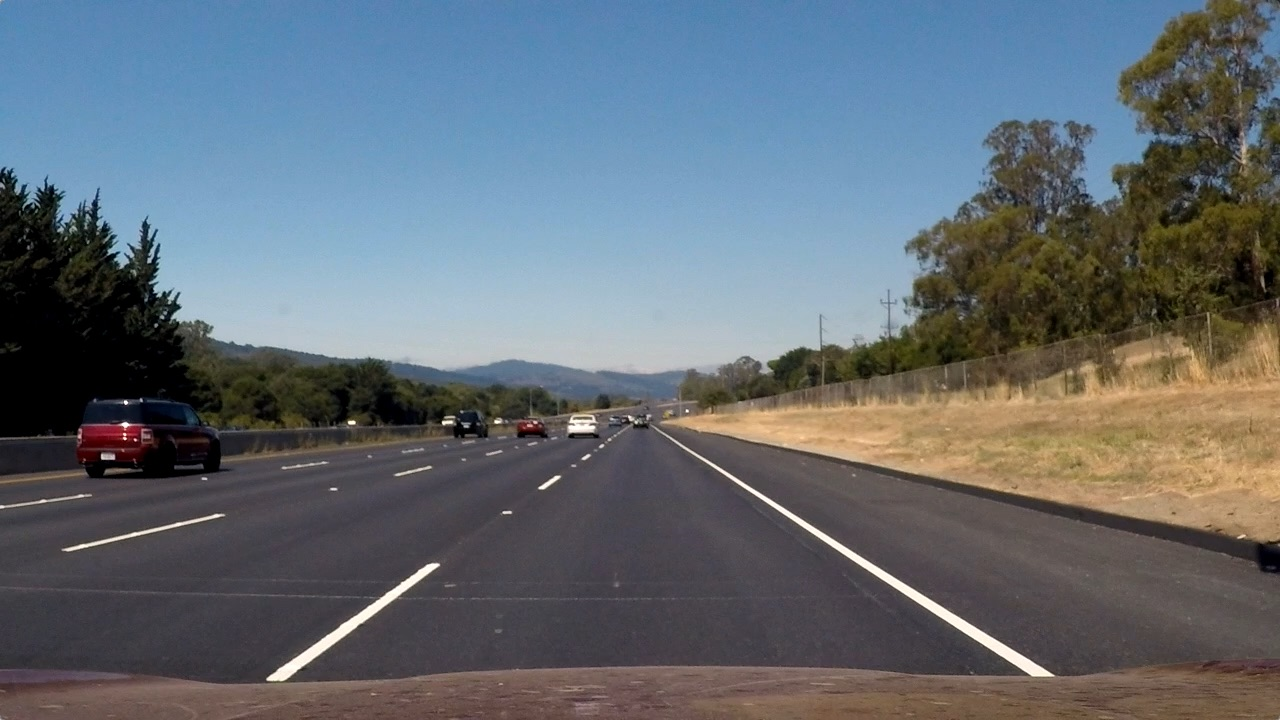
#> input picture test_images/straight_lines2.jpg, 1280 x 720 px
$ jupyter execute --allow-errors adLane.ipynb   (shell and % lines are left out)   (Python 2 division)   (older library calls are emulated)
#> lines starting #> are read from the running program, lines starting #| are printed output that depends on the picture; after the words box and inside, x2 and y2 are one past the last pixel; in counts of white or black regions, pixels touching at a corner belong together
## Advanced Lane Finding Project

The goals / steps of this project are the following:

* Compute the camera calibration matrix and distortion coefficients given a set of chessboard images.
* Apply a distortion correction to raw images.
* Use color transforms, gradients, etc., to create a thresholded binary image.
* Apply a perspective transform to rectify binary image ("birds-eye view").
* Detect lane pixels and fit to find the lane boundary.
* Determine the curvature of the lane and vehicle position with respect to center.
* Warp the detected lane boundaries back onto the original image.
* Output visual display of the lane boundaries and numerical estimation of lane curvature and vehicle position.

---
### The camera calibration has been computed using a chessboard image and saved to the file data.p

* We first load in the camera calibration data.

[cell 1]
import numpy as np
import cv2
import glob
import matplotlib.pyplot as plt
import matplotlib.image as mpimg
import pickle, pprint
import pickle
#%matplotlib qt
# Read in the saved camera matrix and distortion coefficients
# These are the arrays you calculated using cv2.calibrateCamera()
pkl_file=  open( "data.pkl", "rb" )
#> (reads data.pkl from the repository)
mtx = pickle.load(pkl_file)
dist = pickle.load(pkl_file)
pkl_file.close()

print(dist)

## Apply distortion correct to raw image

[cell 2]
import matplotlib.image as mpimg
from PIL import Image
# Read in an image
img = mpimg.imread('test_images/straight_lines2.jpg',1)
#> img is the input picture: shape (720, 1280, 3); mean R, G, B 99.4, 107.7, 115.1

undist = cv2.undistort(img, mtx, dist, None, mtx)

#plt.imshow(img)
plt.imshow(undist)
#im2 = img.convert("RGB")
savim = cv2.cvtColor(undist, cv2.COLOR_BGR2RGB)
cv2.imwrite("undist_strlin.jpg", savim)
#> Out = True
#plt.savefig('undistort.png')

## Binary Image

Use color transforms, gradients, etc., to create a thresholded binary image.

[cell 3]
def pipeline(img, s_thresh=(90, 255), sx_thresh=(20, 100)):
#> called with s_thresh = (90, 255), sx_thresh = (20, 100)
    img = np.copy(img)
    # Convert to HLS color space and separate the V channel
    hls = cv2.cvtColor(img, cv2.COLOR_RGB2HLS).astype(np.float)
    l_channel = hls[:,:,1]
    s_channel = hls[:,:,2]

    gray = cv2.cvtColor(img, cv2.COLOR_RGB2GRAY)

    R_Chan = img[:,:,0]

    print(gray.shape)
#| (720, 1280)

    # Sobel x
    sobelx = cv2.Sobel(gray, cv2.CV_64F, 1, 0) # Take the derivative in x
    abs_sobelx = np.absolute(sobelx) # Absolute x derivative to accentuate lines away from horizontal
    scaled_sobel = np.uint8(255*abs_sobelx/np.max(abs_sobelx))

    # Threshold x gradient
    sxbinary = np.zeros_like(scaled_sobel)
    sxbinary[(scaled_sobel >= sx_thresh[0]) & (scaled_sobel <= sx_thresh[1])] = 1

    # Threshold color channel
    s_binary = np.zeros_like(s_channel)
    s_binary[(s_channel >= s_thresh[0]) & (s_channel <= s_thresh[1])] = 1
    # Stack each channel
    color_binary = np.dstack(( np.zeros_like(sxbinary), sxbinary, s_binary)) * 255

    # Combine the two binary thresholds
    combined_binary = np.zeros_like(sxbinary)
    combined_binary[(s_binary == 1) | (sxbinary == 1) ] = 1

    # Note color_binary[:, :, 0] is all 0s, effectively an all black image. It might
    # be beneficial to replace this channel with something else.
    color_binary = np.uint8(np.dstack(( sxbinary, s_binary,np.zeros_like(sxbinary))) * 255)

    return combined_binary, color_binary, sxbinary

thresh_bin, cb, sxbin = pipeline(undist)
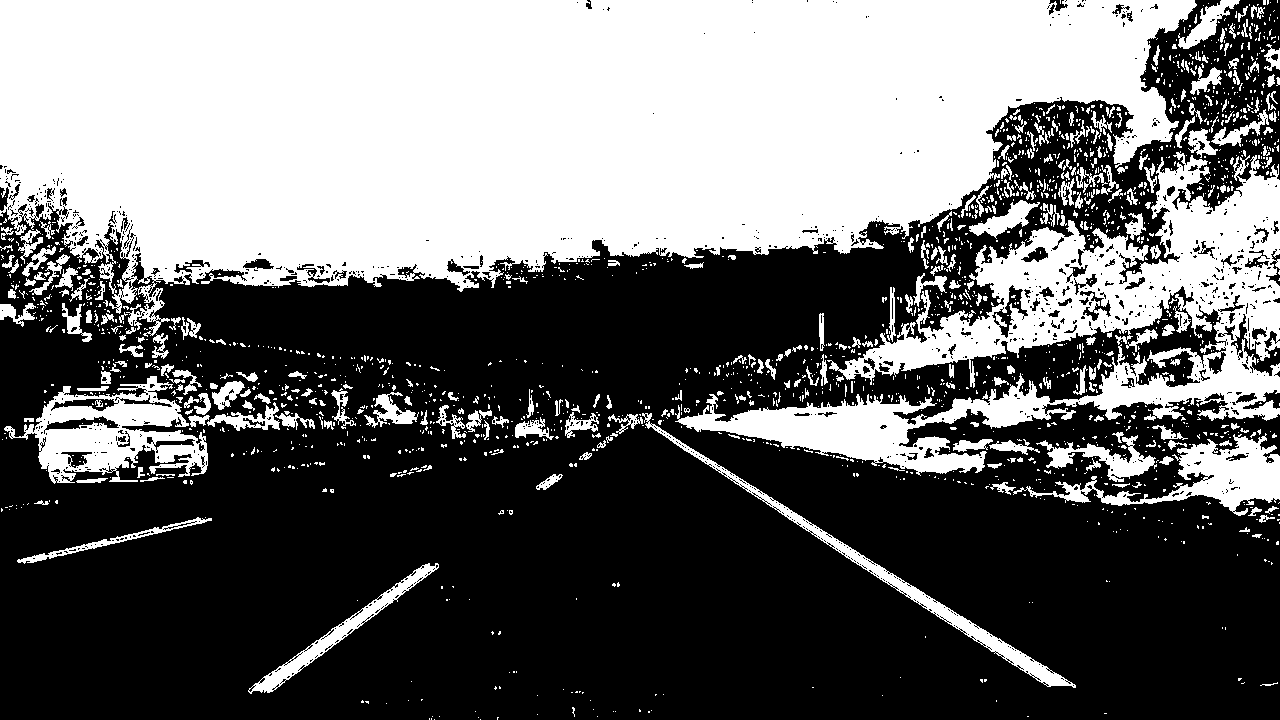
#> thresh_bin: shape (720, 1280); values 0 (black) and 1 (white), 42.1% white; 1903 white regions (1599 under 20 px), largest, box (x1, y1, x2, y2) and area: (0, 0, 1197, 337) 272220, (675, 151, 1280, 476) 56301, (4, 376, 208, 484) 9483
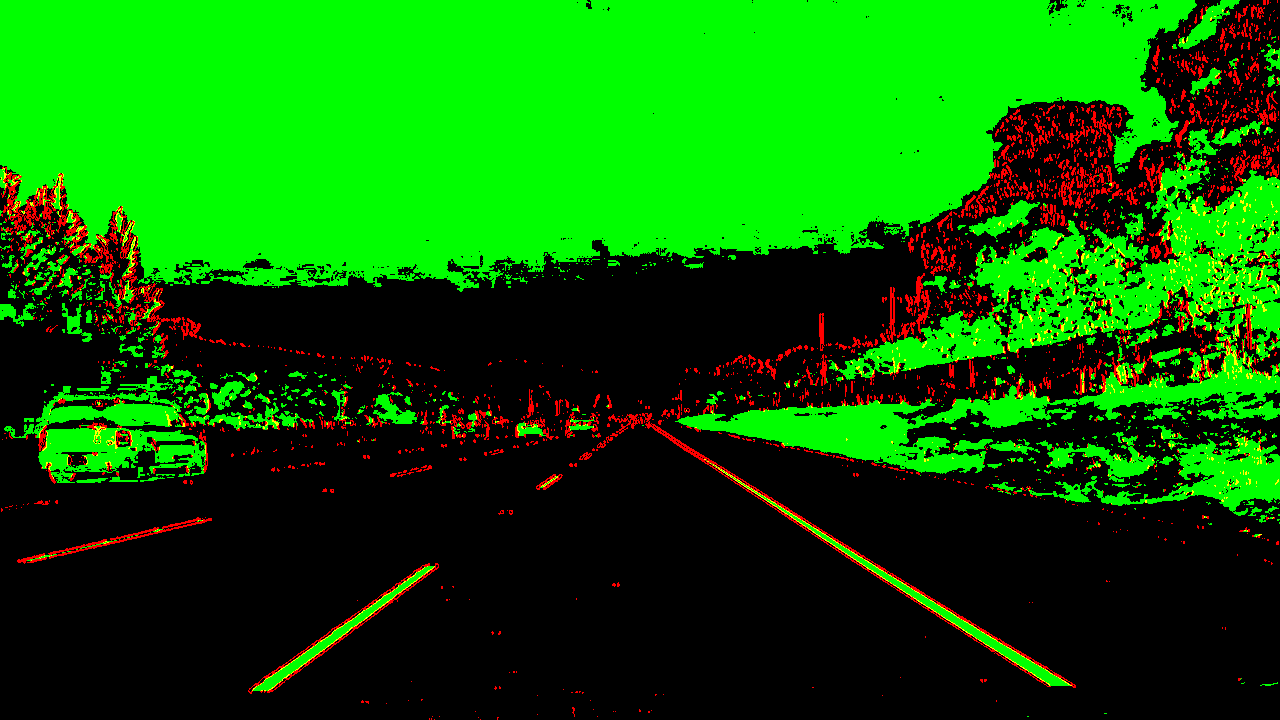
#> cb: shape (720, 1280, 3); mean R, G, B 9.6, 99.4, 0
#> sxbin: shape (720, 1280); values 0 (black) and 1 (white), 3.8% white in thin lines or dots

fog = np.nonzero(cb)
print(cb[0][1073])
#| [  0 255   0]


# Plot the result
f, (ax1, ax2) = plt.subplots(1, 2, figsize=(24, 9))
f.tight_layout()
ax1.imshow(undist)
ax1.set_title('Undistorted Image', fontsize=40)

print(thresh_bin.shape)
#| (720, 1280)

ax2.imshow(thresh_bin, cmap='gray')
ax2.set_title('Pipeline Result', fontsize=40)
plt.subplots_adjust(left=0., right=1, top=0.9, bottom=0.)

cv2.imwrite("Thresh_bin_im.jpg", thresh_bin*255)
plt.savefig('Thresh_bin.png')

### Perspective

Apply a perspective transform to rectify binary image ("birds-eye view").

[cell 4]
def scene_unwarp(img, src, dst):


    ret = True # may need to analyse section
    if ret == True:

        img_size = (img.shape[1], img.shape[0])
#> img_size = (1280, 720)
        #img_size = (794,238)
        print("imgs" +str(img_size))
#| imgs(1280, 720)
        M = cv2.getPerspectiveTransform(src, dst)
        Minv = cv2.getPerspectiveTransform(dst, src)
        # Warp the image using OpenCV warpPerspective()
        warped = cv2.warpPerspective(img, M, img_size, flags=cv2.INTER_LINEAR)
#> warped: shape (720, 1280); values 0 (black) and 1 (white), 4.6% white; 52 white regions (44 under 20 px), largest, box (x1, y1, x2, y2) and area: (947, 0, 1019, 709) 29124, (291, 285, 349, 406) 4680, (280, 0, 351, 100) 4467

    # Return the resulting image and matrix
    return warped, M, Minv

#src = np.float32([[722, 453], [1060, 640],[266, 640],[561,453]])

#dist = np.float32([[891, 420],[891, 640] ,[413, 640], [413,420]])

w,h = 1280,720
x,y = 0.5*w, 0.8*h
src = np.float32([[200.,720.],  [453.,547.],[835.,547.],[1100.,720.]])
dist = np.float32([[320.,720.], [320., 590.5],  [960.,590.5],[960.,720.]])
#print(src)

warpedout = []

warpedout, Mo, Minv = scene_unwarp(thresh_bin, src, dist)
#> Mo = [[-0.51, -1.51, 958.5], [-2.07e-16, -1.94, 883.9], [0, -0.00238, 1]]; Minv = [[0.165, -0.784, 535.4], [5.92e-16, -0.514, 454.6], [1.02e-18, -0.00123, 1]]

lines = np.zeros_like(warpedout)
warpedoutLine= np.zeros_like(warpedout)


warpedoutL = cv2.line(lines,tuple(dist[0]),tuple(dist[1]),1,10)
#> lines: shape (720, 1280); values 0 (black) and 1 (white), 0.16% white; 1 white region, box (x1, y1, x2, y2) and area: (315, 585, 326, 720) 1465
warpedoutL = cv2.line(lines,tuple(dist[2]),tuple(dist[3]),1,10)
#> lines: shape (720, 1280); values 0 (black) and 1 (white), 0.32% white; 2 white regions, box (x1, y1, x2, y2) and area: (315, 585, 326, 720) 1465, (955, 585, 966, 720) 1465

#warpedoutLine[(warpedoutL == 1) | (warpedout == 1) ] = 1
color_binary = np.uint8(np.dstack(( warpedout, warpedoutL,np.zeros_like(warpedoutL))) * 255)

undistline = cv2.line(undist,tuple(src[0]),tuple(src[1]),(255,0,0),5)
undistline = cv2.line(undistline,tuple(src[2]),tuple(src[3]),(255,0,0),5)
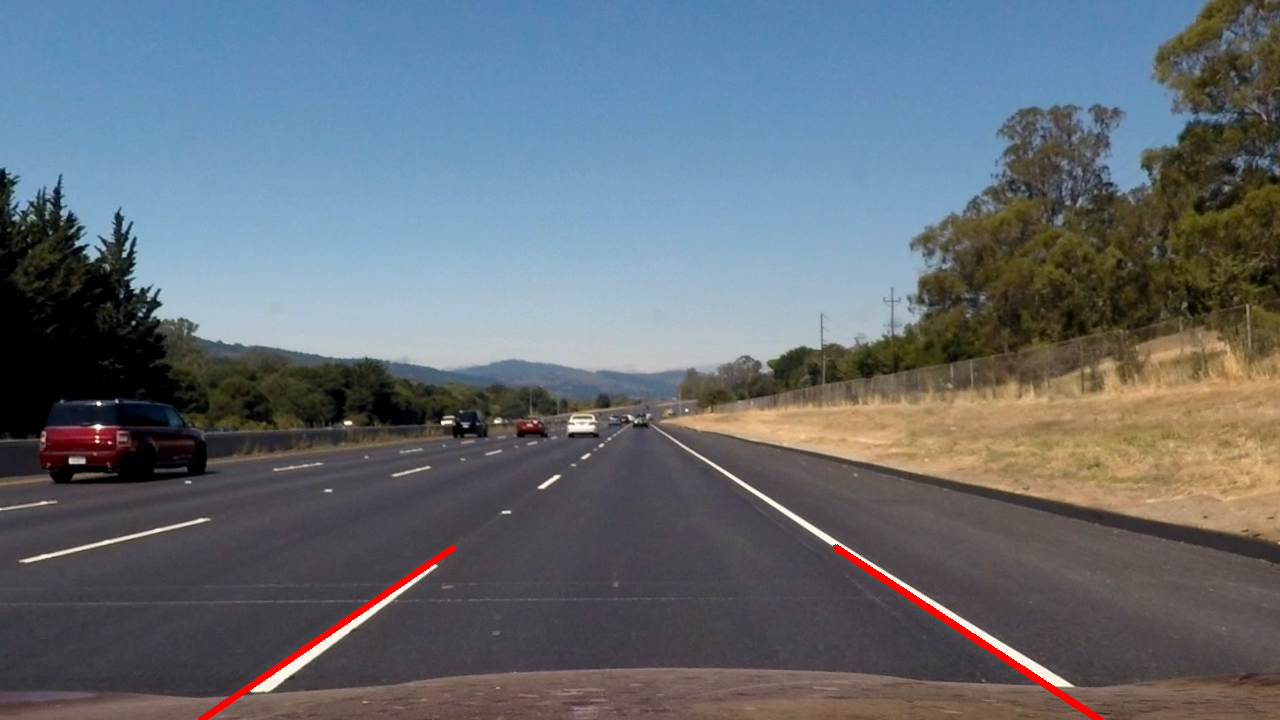
#> undistline: shape (720, 1280, 3); mean R, G, B 100.8, 108.2, 115.8
#warpLine, MoLine, MinvLine = scene_unwarp(undistline, src, dist)

f, (ax1, ax2) = plt.subplots(1, 2, figsize=(34,15))
f.tight_layout()
ax1.imshow(undistline,cmap='gray')
ax1.set_title('Original Image', fontsize=50)
ax2.imshow(color_binary, cmap='gray')
ax2.set_title('Undistorted and Warped Image', fontsize=50)
plt.subplots_adjust(left=0., right=1, top=0.9, bottom=0.)

### Detection
Detect lane pixels and fit to find the lane boundary.

[cell 5]
import numpy as np
import cv2
import matplotlib.pyplot as plt


def detectline(binary_warped):

    # Assuming you have created a warped binary image called "binary_warped"
    # Take a histogram of the bottom half of the image
    histogram = np.sum(binary_warped[binary_warped.shape[0]/2:,:], axis=0)
#> histogram = 1280 values, max 348 at index 968, min 0 at index 0, mean 11.91
    # Create an output image to draw on and  visualize the result
    out_img = np.dstack((binary_warped, binary_warped, binary_warped))*255
    # Find the peak of the left and right halves of the histogram
    # These will be the starting point for the left and right lines
    midpoint = np.int(histogram.shape[0]/2)
#> midpoint = 640
    leftx_base = np.argmax(histogram[:midpoint])
#> leftx_base = 335
    rightx_base = np.argmax(histogram[midpoint:]) + midpoint
#> rightx_base = 968

    # Choose the number of sliding windows
    nwindows = 9
    # Set height of windows
    window_height = np.int(binary_warped.shape[0]/nwindows)
#> window_height = 80
    # Identify the x and y positions of all nonzero pixels in the image
    nonzero = binary_warped.nonzero()
#> nonzero = 42223 positions, rows 0 to 719, columns 280 to 1253
    nonzeroy = np.array(nonzero[0])
    nonzerox = np.array(nonzero[1])
    # Current positions to be updated for each window
    leftx_current = leftx_base
#> leftx_current = 335
    rightx_current = rightx_base
#> rightx_current = 968
    # Set the width of the windows +/- margin
    margin = 100
    # Set minimum number of pixels found to recenter window
    minpix = 50
    # Create empty lists to receive left and right lane pixel indices
    left_lane_inds = []
    right_lane_inds = []

    # Step through the windows one by one
    for window in range(nwindows):
        # Identify window boundaries in x and y (and right and left)
        win_y_low = binary_warped.shape[0] - (window+1)*window_height
        win_y_high = binary_warped.shape[0] - window*window_height
        win_xleft_low = leftx_current - margin
        win_xleft_high = leftx_current + margin
        win_xright_low = rightx_current - margin
        win_xright_high = rightx_current + margin
        # Draw the windows on the visualization image
        cv2.rectangle(out_img,(win_xleft_low,win_y_low),(win_xleft_high,win_y_high),(0,255,0), 2)
        cv2.rectangle(out_img,(win_xright_low,win_y_low),(win_xright_high,win_y_high),(0,255,0), 2)
        # Identify the nonzero pixels in x and y within the window
        good_left_inds = ((nonzeroy >= win_y_low) & (nonzeroy < win_y_high) &
        (nonzerox >= win_xleft_low) &  (nonzerox < win_xleft_high)).nonzero()[0]
        good_right_inds = ((nonzeroy >= win_y_low) & (nonzeroy < win_y_high) &
        (nonzerox >= win_xright_low) &  (nonzerox < win_xright_high)).nonzero()[0]
        # Append these indices to the lists
        left_lane_inds.append(good_left_inds)
        right_lane_inds.append(good_right_inds)
        # If you found > minpix pixels, recenter next window on their mean position
        if len(good_left_inds) > minpix:
            leftx_current = np.int(np.mean(nonzerox[good_left_inds]))
        if len(good_right_inds) > minpix:
            rightx_current = np.int(np.mean(nonzerox[good_right_inds]))
#> this loop made 9 passes
#> (win_xleft_low, win_xleft_high, win_xright_low, win_xright_high, leftx_current, rightx_current) on passes 1 to 9: (235, 435, 868, 1068, 331, 970), (231, 431, 870, 1070, 327, 969), (227, 427, 869, 1069, 322, 972), (222, 422, 872, 1072, 329, 975), (229, 429, 875, 1075, 321, 977), (221, 421, 877, 1077, 313, 979), (213, 413, 879, 1079, 316, 981), (216, 416, 881, 1081, 320, 982), (220, 420, 882, 1082, 317, 982)
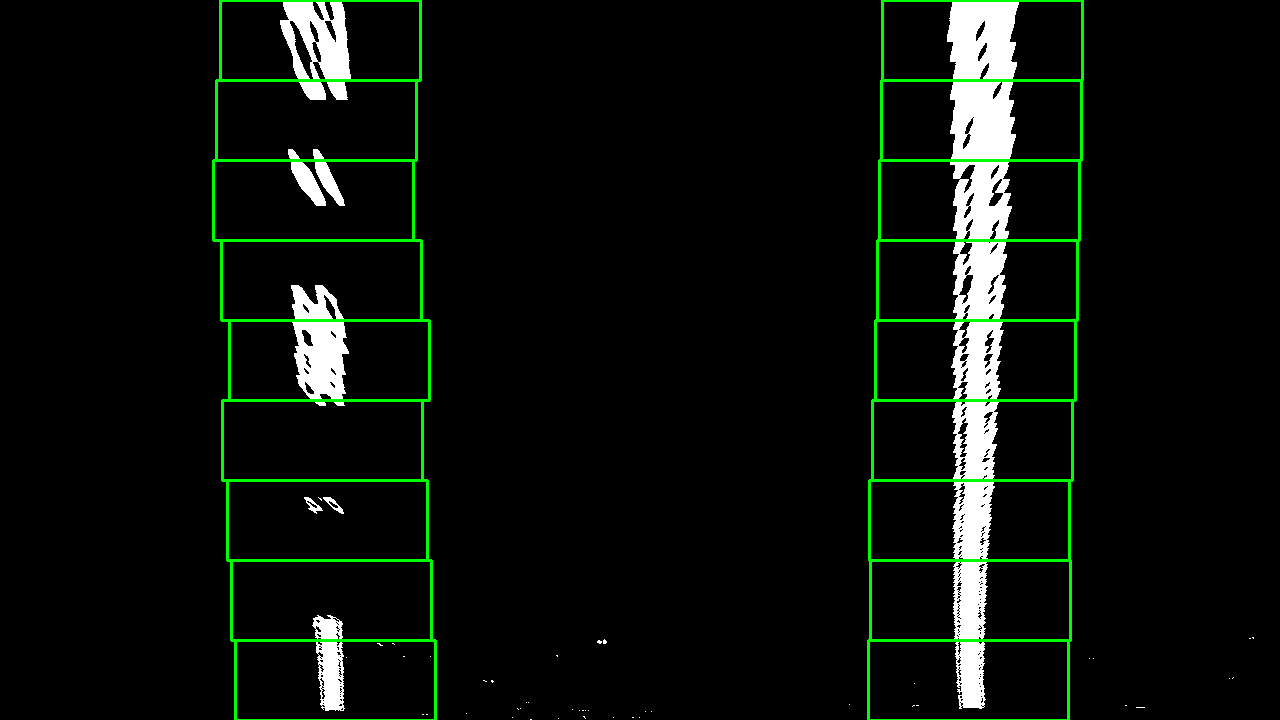
#> out_img: shape (720, 1280, 3); mean of channels 0, 1, 2 11.2, 16.6, 11.2; drawn as R, G, B
#> after the loop, left_lane_inds = 9 items; right_lane_inds = 9 items

    # Concatenate the arrays of indices
    left_lane_inds = np.concatenate(left_lane_inds)
#> left_lane_inds = 13002 values, max 42210 at index 1561, min 0 at index 9276, mean 19953.2
    right_lane_inds = np.concatenate(right_lane_inds)

    # Extract left and right line pixel positions
    leftx = nonzerox[left_lane_inds]
#> leftx = 13002 values, max 430 at index 405, min 280 at index 10266, mean 320.5
    print("leftx :" + str(len(leftx)))
#| leftx :13002
    lefty = nonzeroy[left_lane_inds]
#> lefty = 13002 values, max 714 at index 1558, min 0 at index 9276, mean 277.8
    rightx = nonzerox[right_lane_inds]
    righty = nonzeroy[right_lane_inds]

    # Fit a second order polynomial to each
    left_fit = np.polyfit(lefty, leftx, 2)
#> left_fit = [4.26e-05, -0.00909, 317.8]
    right_fit = np.polyfit(righty, rightx, 2)
#> right_fit = [-2.08e-05, -0.00827, 983.1]

    return left_fit,   right_fit, out_img , left_lane_inds,nonzeroy,nonzerox, right_lane_inds,leftx, rightx, lefty, righty

left_fit, right_fit, out_img, left_lane_inds,nonzeroy,nonzerox, right_lane_inds ,leftx, rightx, lefty, righty = detectline(warpedout)
#> left_fit = [4.26e-05, -0.00909, 317.8]; right_fit = [-2.08e-05, -0.00827, 983.1]

print("warpedout size :" +str(warpedout.shape))
#| warpedout size :(720, 1280)

# Generate x and y values for plotting
ploty = np.linspace(0, warpedout.shape[0]-1, warpedout.shape[0] )
#> ploty = 720 values from 0 to 719

left_fitx = left_fit[0]*ploty**2 + left_fit[1]*ploty + left_fit[2]
#> left_fitx = 720 values, max 333.3 at index 719, min 317.3 at index 107, mean 321.9
right_fitx = right_fit[0]*ploty**2 + right_fit[1]*ploty + right_fit[2]
#> right_fitx = 720 values, max 983.1 at index 0, min 966.4 at index 719, mean 976.5

out_img[nonzeroy[left_lane_inds], nonzerox[left_lane_inds]] = [255, 0, 0]
out_img[nonzeroy[right_lane_inds], nonzerox[right_lane_inds]] = [0, 0, 255]
plt.imshow(out_img)
plt.plot(left_fitx, ploty, color='yellow')
plt.plot(right_fitx, ploty, color='yellow')
plt.xlim(0, 1280)
plt.ylim(720, 0)
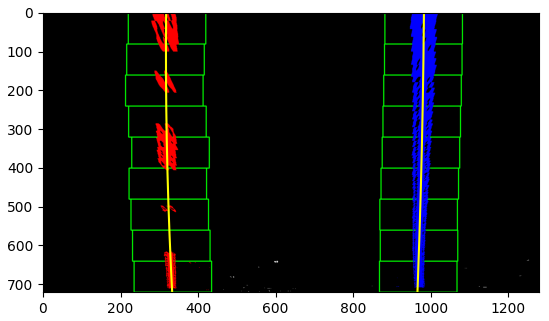
#> figure drawn by matplotlib, 1 panel

[cell 6]
print(leftx[719])
#| 342

### Curvature
(code section 6)

[cell 7]
def r_curvature(leftx, lefty, rightx, righty, ploty):
    y_eval = np.max(ploty)
#> y_eval = 719

    # Define conversions in x and y from pixels space to meters
    ym_per_pix = 30/720 # meters per pixel in y dimension
    xm_per_pix = 3.7/700 # meters per pixel in x dimension

    # Fit new polynomials to x,y in world space
    left_fit_cr = np.polyfit(lefty*ym_per_pix, leftx*xm_per_pix, 2)
    right_fit_cr = np.polyfit(righty*ym_per_pix, rightx*xm_per_pix, 2)
    # Calculate the new radii of curvature
    left_curverad = ((1 + (2*left_fit_cr[0]*y_eval*ym_per_pix + left_fit_cr[1])**2)**1.5) / np.absolute(2*left_fit_cr[0])
    right_curverad = ((1 + (2*right_fit_cr[0]*y_eval*ym_per_pix + right_fit_cr[1])**2)**1.5) / np.absolute(2*right_fit_cr[0])
    # Now our radius of curvature is in meters
    # Example values: 632.1 m    626.2 m

    arrlength = 719

    if len(rightx) <719:
        arrlength = len(rightx)-1

    midpoint = (abs(640-((rightx[ arrlength]) + (leftx[arrlength]))/2))*xm_per_pix


    return left_curverad, right_curverad, midpoint

#> (the rest of this cell did not finish here and is left out)

[cell 8]
print(len(rightx))
#| 29131
print(rightx[719])
#| 968
print(leftx[719])
#| 342
